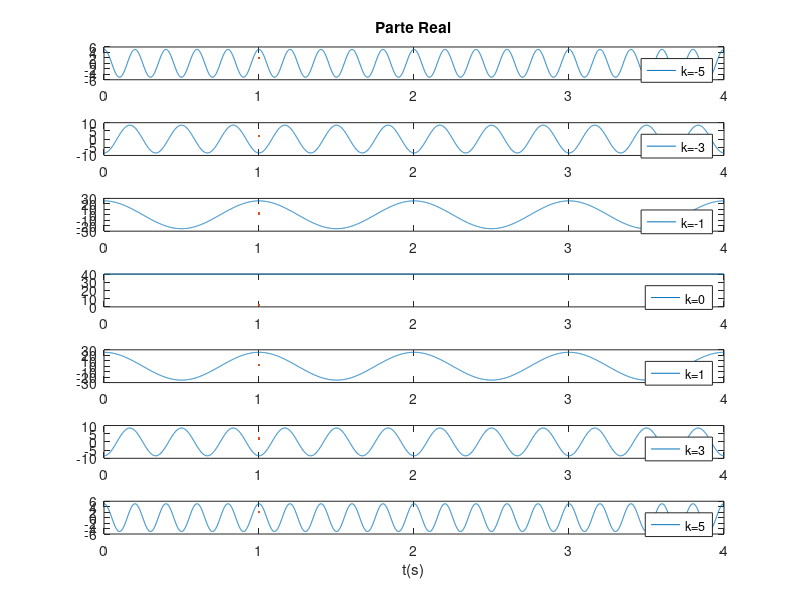
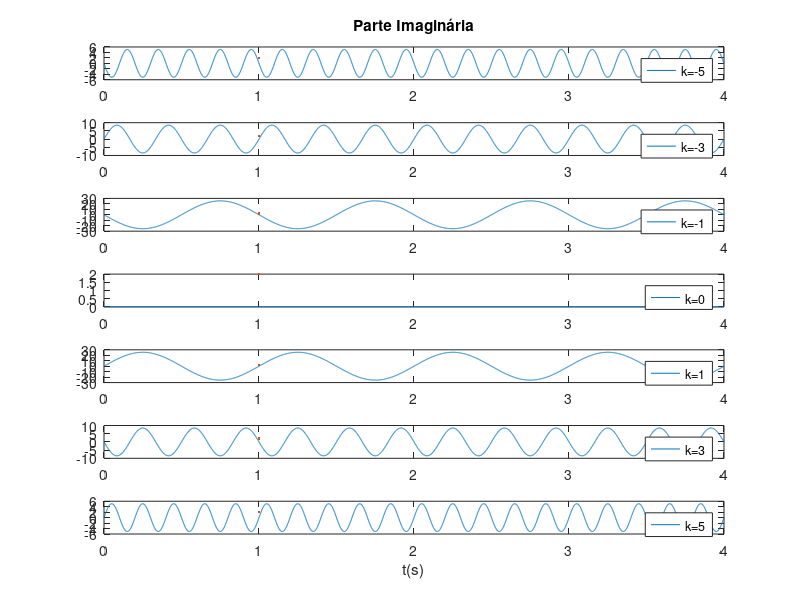
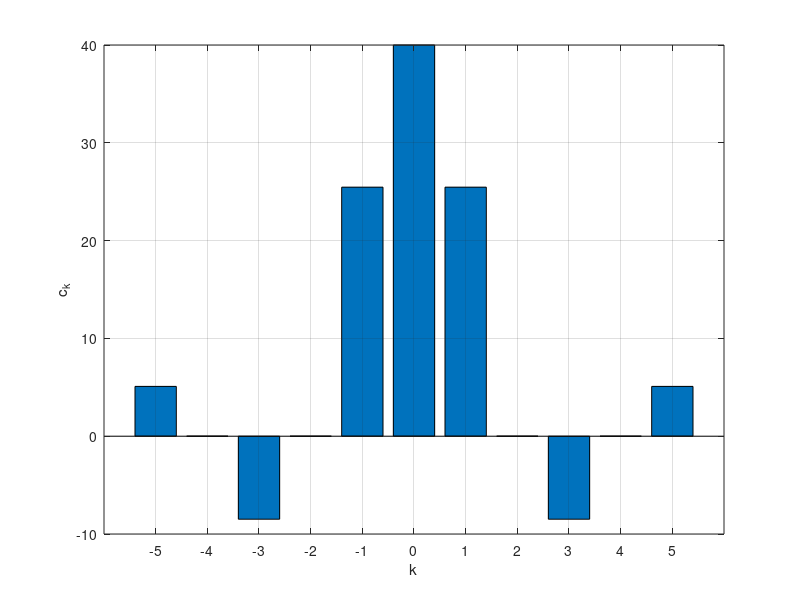
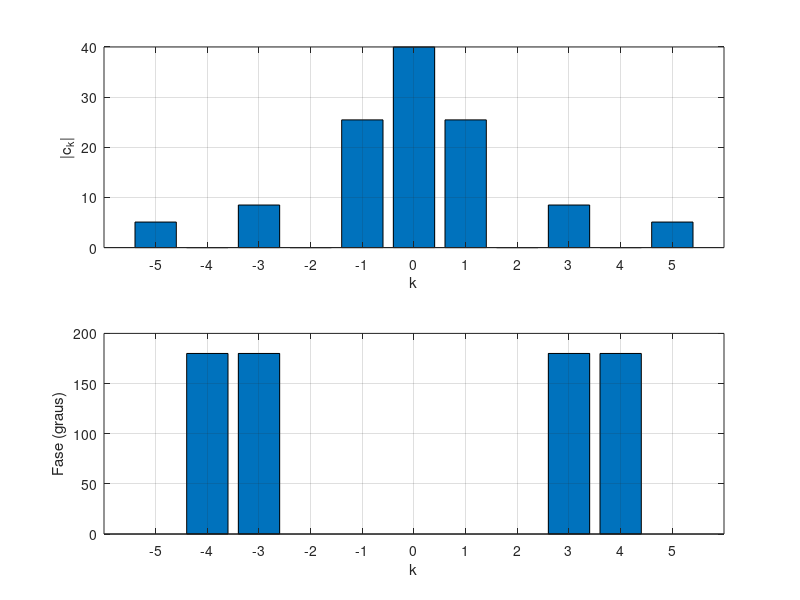

Write the MATLAB code that produced these figures, in order.
%Exemplo 1
%Trem de pulsos quadrados

close all;
clear all;
clc;


A=80;      %Amplitude
f=1;       %Frequência fundamental
T=1/f;     %Período fundamental
NPC=1000;  %Número de pontos por ciclo
tau=T/2;   %Largura do pulso
N=11;      %Número de termos na série de Fourier
NC=4;      %Número de ciclos para exibir

t=0:(T/NPC):NC*T; %Tempo para exibir NC ciclos

Xr5=zeros(1,length(t)); %Inicializa o vetor do sinal reconstruído

%Calcula os N termos C_k da série de Fourier
n=(N-1)/2;
K=-n:n;
C=(A/T)*(sin(pi*K*f*tau+eps)./(pi*K*f+eps));
C(find(K==0)) = A*tau/T;


%Obtenção de cada componente para -5 <= k <= 5
%Frequência -5 Hz (k=-5)
k=-5;
X_5 = C(find(K==-5))*exp(j*2*pi*k*f*t);

%Frequência -3 Hz (k=-3)
k=-3;
X_3 = C(find(K==-3))*exp(j*2*pi*k*f*t);

%Frequência -1 Hz (k=-1)
k=-1;
X_1 = C(find(K==-1))*exp(j*2*pi*k*f*t);

%Frequência 0 Hz (k=0)
k=0;
X0 = C(find(K==0))*exp(j*2*pi*k*f*t);

%Frequência 1 Hz (k=1)
k=1;
X1 = C(find(K==1))*exp(j*2*pi*k*f*t);

%Frequência 3 Hz (k=3)
k=3;
X3 = C(find(K==3))*exp(j*2*pi*k*f*t);

%Frequência 5 Hz (k=5)
k=5;
X5 = C(find(K==5))*exp(j*2*pi*k*f*t);

%Plota a parte real das exponenciais complexas
figure;
subplot(7,1,1);
plot(t,real(X_5),LineWidth=2);
title('Parte Real');
legend('k=-5');
subplot(7,1,2);
plot(t,real(X_3),LineWidth=2);
legend('k=-3');
subplot(7,1,3);
plot(t,real(X_1),LineWidth=2);
legend('k=-1');
subplot(7,1,4);
plot(t,real(X0),LineWidth=2);
legend('k=0');
subplot(7,1,5);
plot(t,real(X1),LineWidth=2);
legend('k=1');
subplot(7,1,6);
plot(t,real(X3),LineWidth=2);
legend('k=3');
subplot(7,1,7);
plot(t,real(X5),LineWidth=2);
legend('k=5');
xlabel('t(s)');

%Plota a parte imaginária das exponenciais complexas
figure;
subplot(7,1,1);
plot(t,imag(X_5),LineWidth=2);
title('Parte Imaginária');
legend('k=-5');
subplot(7,1,2);
plot(t,imag(X_3),LineWidth=2);
legend('k=-3');
subplot(7,1,3);
plot(t,imag(X_1),LineWidth=2);
legend('k=-1');
subplot(7,1,4);
plot(t,imag(X0),LineWidth=2);
legend('k=0');
subplot(7,1,5);
plot(t,imag(X1),LineWidth=2);
legend('k=1');
subplot(7,1,6);
plot(t,imag(X3),LineWidth=2);
legend('k=3');
subplot(7,1,7);
plot(t,imag(X5),LineWidth=2);
legend('k=5');
xlabel('t(s)');

%Exibe os valores de C_k
figure;
bar(K,C);
xlabel('k');
ylabel('c_k');
grid;

%Exibe graficamente o módulo e o argumento de C_k
figure;
subplot(2,1,1);
bar(K,abs(C));
xlabel('k');
ylabel('|c_k|');
grid;

subplot(2,1,2);
bar(K,rad2deg(angle(C)));
xlabel('k');
ylabel('Fase (graus)');
grid;

%%%%%%%%%%%%%%%%%%%%%%%%%%%%%%%%%%%%%%%%%%%%%%%%%%%%%%%%%%%%%%%%%%%%%%%%%%
%Reconstrução do sinal
%%%%%%%%%%%%%%%%%%%%%%%%%%%%%%%%%%%%%%%%%%%%%%%%%%%%%%%%%%%%%%%%%%%%%%%%%%
%Cria forma de onda analisada
for i=1:NC*(NPC)+1
    if i == 1 %Conta os ciclos em função do tempo
        ciclo=0;
    elseif mod(t(i),T) == 0
        ciclo = ciclo + 1;
    end
    if ((t(i)-ciclo*T) <= tau/2 | ((t(i)-ciclo*T) > 3*tau/2) & ((t(i)-ciclo*T) < T))
        x1(i)=A;
    else 
        x1(i)=0;
    end
end

%Reconstroi o sinal apenas com a componente CC e a fundamental
Xr1 = X_1+X0+X1;
figure;
plot(t,x1,LineWidth=2);
hold;
plot(t,Xr1,LineWidth=2);
legend('Sinal Original','Sinal Reconstruído');
xlabel('t(s)');

%Reconstroi o sinal com a componente CC, fundamental e terceira harmônica
Xr3 = X_3+X_1+X0+X1+X3;
figure;
plot(t,x1,LineWidth=2);
hold;
plot(t,Xr3,LineWidth=2);
legend('Sinal Original','Sinal Reconstruído');
xlabel('t(s)');

%Reconstroi o sinal com a componente CC, fundamental,terceira e quinta
%harmônicas
Xr5 = X_5+X_3+X_1+X0+X1+X3+X5;
figure;
plot(t,x1,LineWidth=2);
hold;
plot(t,Xr5,LineWidth=2);
legend('Sinal Original','Sinal Reconstruído');
xlabel('t(s)');

%Síntese
for i=1:length(t)
        Xr(i)=sum(C.*exp(j*2*pi*K*f*t(i)));
end

figure;
plot(t,x1,LineWidth=3);
hold;
plot(t,Xr,LineWidth=1);
legend('Sinal Original','Sinal Reconstruído');
xlabel('t (s)');
